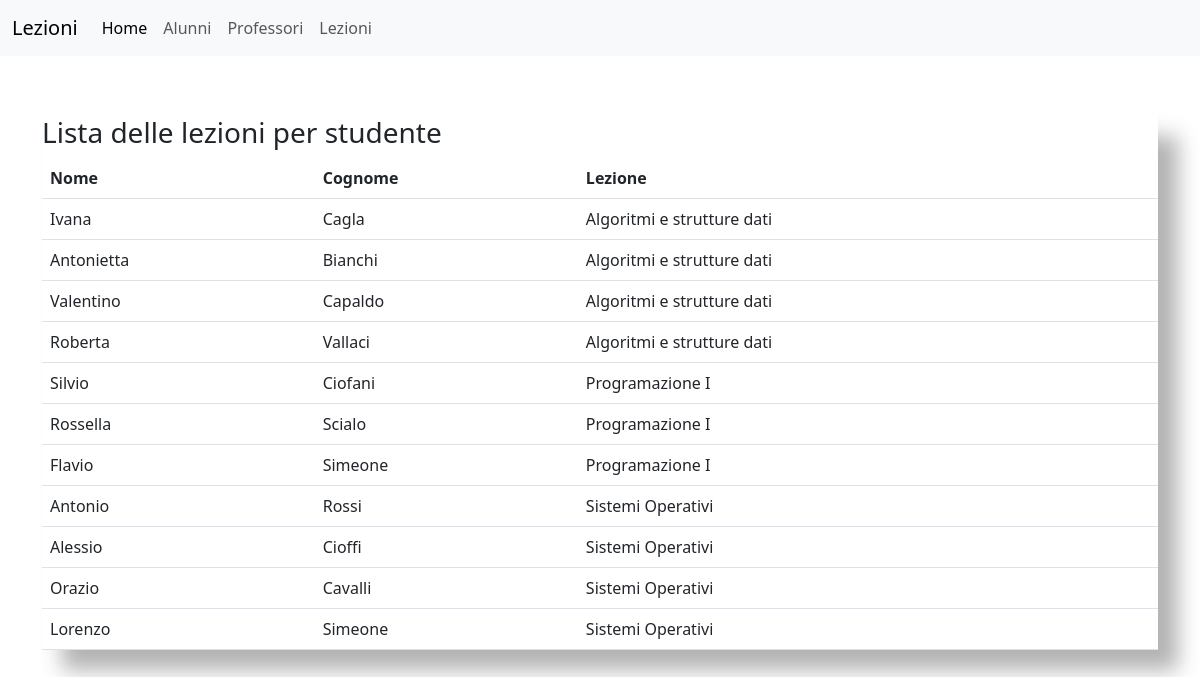
The page /tab_lezioni.php on the database its author committed.
### tables this page shows
CREATE TABLE `allievi` (
  `id` int(11) NOT NULL,
  `nome` varchar(25) NOT NULL,
  `cognome` varchar(25) NOT NULL,
  `idlezione` int(11) NOT NULL
);

CREATE TABLE `lezioni` (
  `id` int(11) NOT NULL,
  `lezione` varchar(50) NOT NULL
);

### tab_lezioni.php (the view, shortened to what this page needs)
<?php
include "dbconnection.php";
?>
<!DOCTYPE html>
<html lang="en">
<head>
    <link href="https://cdn.jsdelivr.net/npm/bootstrap@5.3.0-alpha1/dist/css/bootstrap.min.css" rel="stylesheet">
</head>
<body>
<nav class="navbar navbar-expand-lg bg-body-tertiary">
  <div class="container-fluid">
    <a class="navbar-brand" href="#">Lezioni</a>
    <div class="collapse navbar-collapse" id="navbarSupportedContent">
      <ul class="navbar-nav me-auto mb-2 mb-lg-0">
        <li class="nav-item">
          <a class="nav-link active" aria-current="page" href="index.php">Home</a>
        </li>
        <li class="nav-item">
          <a class="nav-link" href="allievi_tab.php">Alunni</a>
        </li>
        <li class="nav-item">
          <a class="nav-link" href="professore_tab.php">Professori</a>
        </li>
        <li class="nav-item">
          <a class="nav-link" href="lezioni_tab.php">Lezioni</a>
        </li>
      </ul>
    </div>
  </div>
</nav>
<div class="container">
    <div class="row centered-form">
      <div class="col-lg-12 ">
        <div class="panel panel-default">
          <div class="panel-heading">
            <h3 class="panel-title">Lista delle lezioni per studente</h3> </div>
          <div class="panel-body">
            <table class="table table-hover">
              <thead>
                <tr>
                  <th>Nome</th>
                  <th>Cognome</th>
                  <th>Lezione</th>
                </tr>
              </thead>
              <tbody>
                <?php
                      $sql = "SELECT allievi.nome, allievi.cognome, lezioni.lezione FROM allievi INNER JOIN lezioni ON allievi.idlezione=lezioni.id ORDER BY lezioni.lezione ASC";
                      $query= $dbconnection -> prepare($sql);
                      $query-> execute();
                      $results = $query -> fetchAll(PDO::FETCH_OBJ);
                      $cnt=1;
                      if($query -> rowCount() > 0)
                      {
                      foreach($results as $result)
                      {
                      ?>
                  <tr>
                    <td><?php echo htmlentities($result->nome);?></td>
                    <td><?php echo htmlentities($result->cognome);?></td>
                    <td><?php echo htmlentities($result->lezione);?></td>
                  </tr>
                  <?php  $cnt=$cnt+1; } } ?>
              </tbody>
            </table>
          </div>
        </div>
      </div>
    </div>
  </div>
</body>
</html>

### tab_lezioni.php (style rules this page uses)
body { background-color: #fff; }
.centered-form { margin-top: 60px; }
.centered-form .panel { background: rgba(255, 255, 255, 0.8); box-shadow: rgba(0, 0, 0, 0.3) 20px 20px 20px; }

### rows shown on the page
allievi: nome "Ivana", cognome "Cagla", lezioni.lezione "Algoritmi e strutture dati"
allievi: nome "Antonietta", cognome "Bianchi", lezioni.lezione "Algoritmi e strutture dati"
allievi: nome "Valentino", cognome "Capaldo", lezioni.lezione "Algoritmi e strutture dati"
allievi: nome "Roberta", cognome "Vallaci", lezioni.lezione "Algoritmi e strutture dati"
allievi: nome "Silvio", cognome "Ciofani", lezioni.lezione "Programazione I"
allievi: nome "Rossella", cognome "Scialo", lezioni.lezione "Programazione I"
allievi: nome "Flavio", cognome "Simeone", lezioni.lezione "Programazione I"
allievi: nome "Antonio", cognome "Rossi", lezioni.lezione "Sistemi Operativi"
allievi: nome "Alessio", cognome "Cioffi", lezioni.lezione "Sistemi Operativi"
allievi: nome "Orazio", cognome "Cavalli", lezioni.lezione "Sistemi Operativi"
allievi: nome "Lorenzo", cognome "Simeone", lezioni.lezione "Sistemi Operativi"
